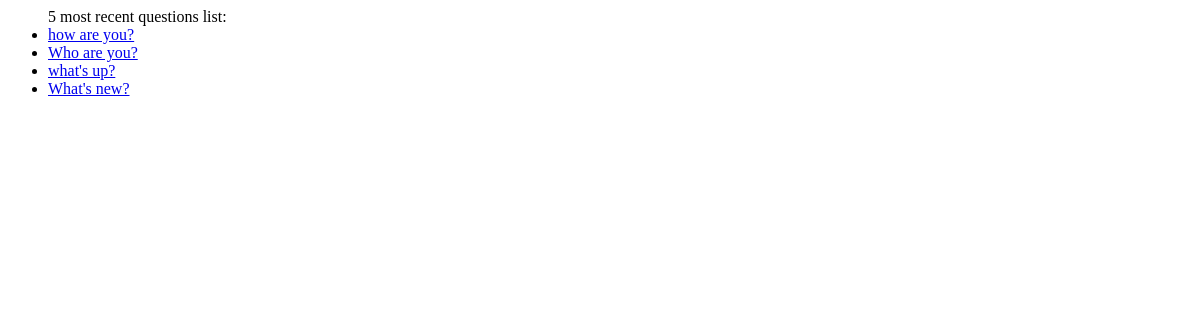
The page /polls/ on the database as committed earlier.
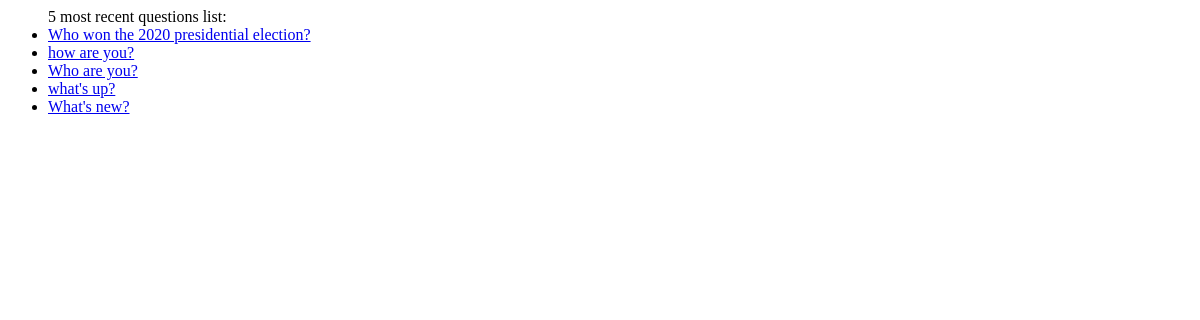
The same page on the database as committed later.
### polls/models.py (models this page shows, shortened)
class Question(models.Model):
    question_text = models.CharField(max_length=200)
    pub_date = models.DateTimeField("date published")

### polls/views.py (the view)
# urls.py: path("", views.IndexView.as_view(), name="index"),
class IndexView(generic.ListView):
    template_name = "polls/index.html"
    context_object_name = "latest_question_list"
    def get_queryset(self):
        return Question.objects.order_by("-pub_date")[:5]

### polls/templates/polls/index.html
{% if latest_question_list %}
    <ul>
    5 most recent questions list:
    {% for question in latest_question_list %}
        <li><a href="{% url 'polls:detail' question.id %}">{{ question.question_text }}</a></li>
    {% endfor %}
    </ul>
{% else %}
    <p>No polls are available.</p>
{% endif %}

Rows that differ between the two databases and show on the page:
added Question: question_text "Who won the 2020 presidential election?"
